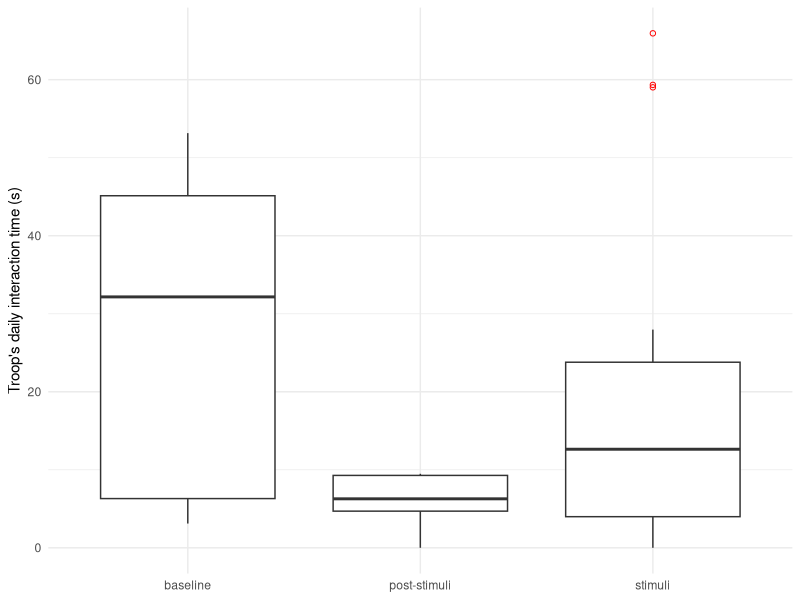
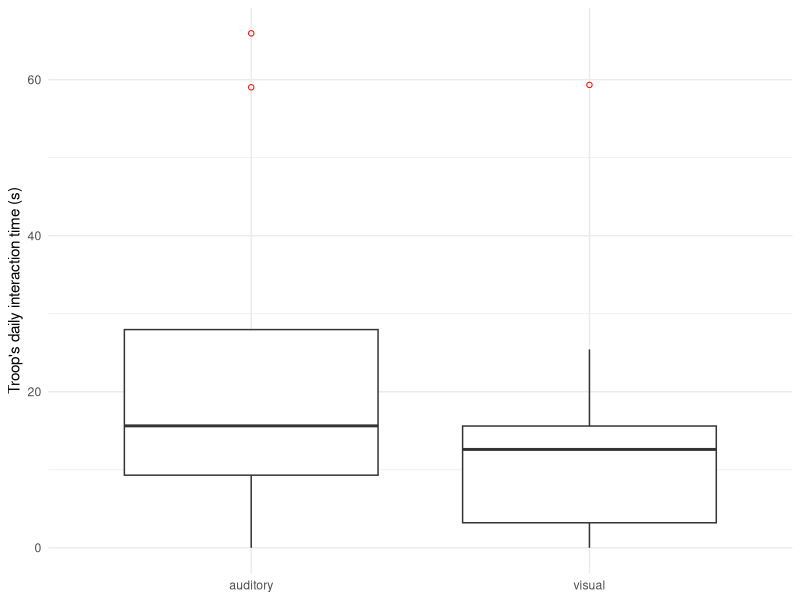
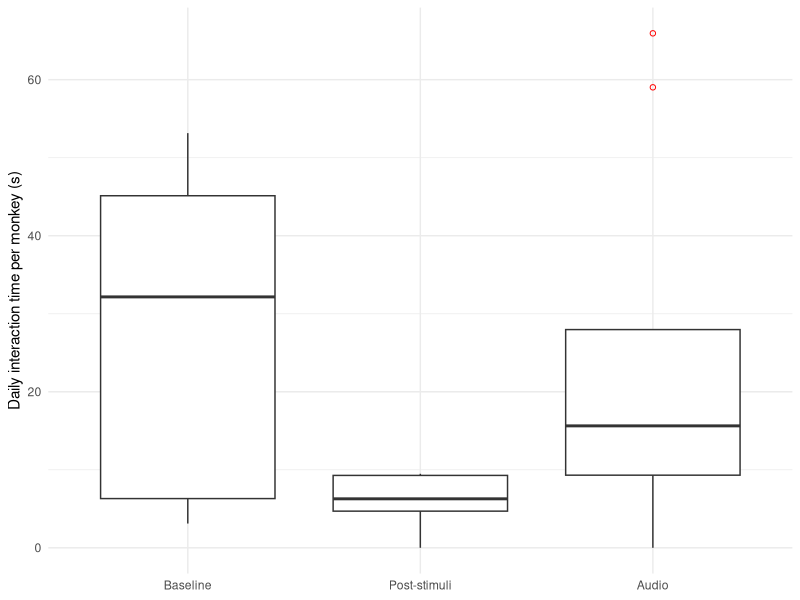
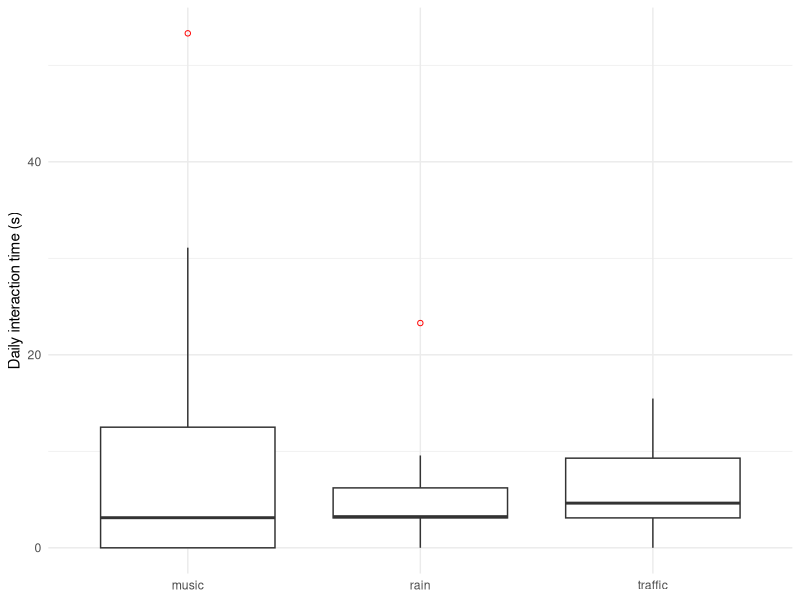
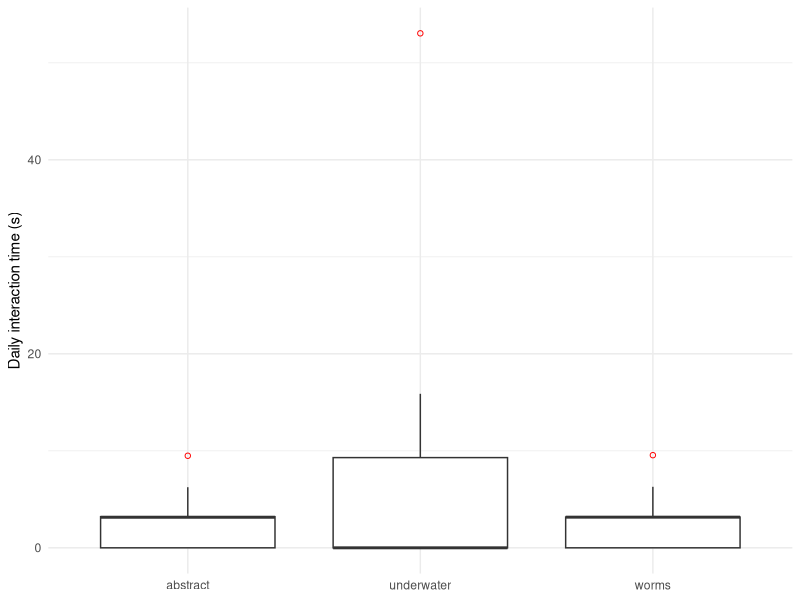
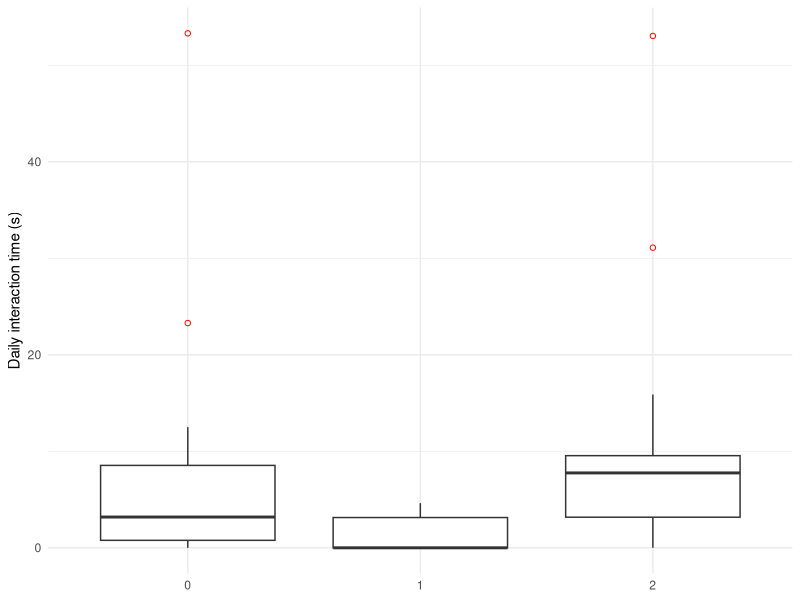
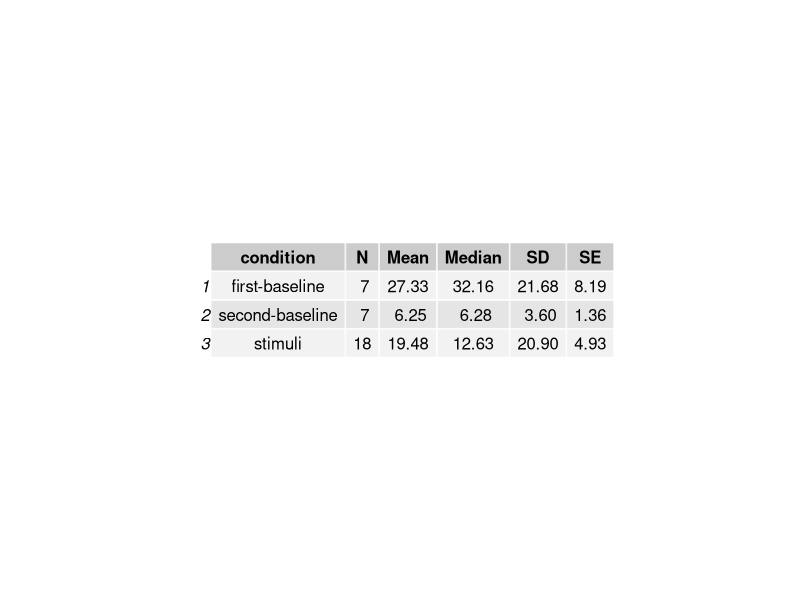
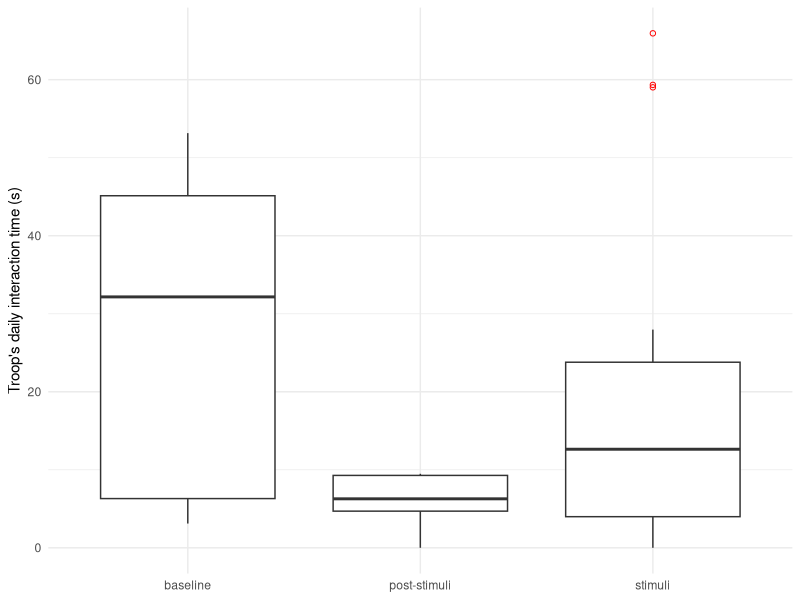

Write R code to recreate these figures, in order.
library(tidyverse)
library(rstatix)
library(coin)
library(gridExtra)

# Set directory to where this file resides.
setwd(dirname(rstudioapi::getActiveDocumentContext()$path))

# Load data

# First table
df <- read.table("parttwo-data.csv", header = T, sep = ",", dec = ".", stringsAsFactors = TRUE) %>%
  select(period_id, ix_id, date, study_day, test_phase, test_phase_day, using_stimuli, condition, stimulus, switch, content, starttime, duration, individual)
head(df)

# Change some data types
df$period_id <- as.character(df$period_id)
df$ix_id <- as.character(df$ix_id)
df$switch <- as.factor(df$switch)
df$starttime <- as.character(df$starttime)
df$test_phase_day <- as.factor(df$test_phase_day)

# Data now
head(df)

# Other table to use for comparing stimuli content and interaction zones
df2 <- read.table("parttwo-stimuli-interactions.csv", header = T, sep = ",", dec = ".", stringsAsFactors = TRUE)
head(df2)
df2$switch <- as.factor(df2$switch)

# -- INFO ------------------------------------------------------------------------------------------

# What type of wilxocon test and why?

# # We don't assume the data to follow any normal distribution and thus we are using a nonparametric test, which Wilcox is. --> WHY??
# # Individual monkeys are treated as a group. As a group they went through all the conditions. -> WITHIN-SUBJECTS DESIGN
# # Instead of mathing measurements of individual monkeys, we compare the results of the conditions based on daily values. --> NOT MATCHED, INDEPENDENT
# # These daily values do not correspond to each other. --> INDEPENDENT
# ## ... VALUES ARE NOT PAIRED
# 
# # Wilcoxon rank-sum or signed-rank? Wilcoxon signed-rank test assumes the data is paired: two related samples, matched samples, or 
# # repeated measurements on a single sample (E.g."Is there difference between measurements taken before and after taking a drug?"). 
# # Wilcoxon rank-sum test assumes that two samples are independent. 
# # (E.g. “Is there any significant difference between women and men median weights?”).
# 
# # Wilcoxon rank-sum test (Mann-Whitney U-test) for comparing the significance. 
# # This is done witht he wilcox_test function with parameter *'paired'* set to *'FALSE'*.


# On adjusting p-values

# # When doing pairwise comparison testing, we need to adjust the resulting p-values; 
# # the probability of making a type-I error increases with the number of statistical 
# # tests we are making. Now we are going to make 30 tests because we compare each of 
# # the 6 conditions together (6x5). There are multiple methods for adjusting p-values. 
# # Here we are using a pairwise wilcox test function from rstatix library that takes in
# # a parameter for the chosen adjustment method for p-value.
# # 
# # Example methods to adjusting p-values:
# # 
# # - 'bonferroni' (Bonferroni is apparently quite a coservative method to use)
# # - 'holm' (holm is an updated method from Bonferroni)
# # - 'hochberg'
# # 
# # *Wilcox pairwise signed-rank with rstatix: https://rpkgs.datanovia.com/rstatix/reference/wilcox_test.html*
# # *On adjusting p-values: https://www.ncbi.nlm.nih.gov/pmc/articles/PMC6099145/*


# --- Transform data ------------------

# Collect summary data for each study day
data.daily <- df %>% group_by(stimulus, using_stimuli, condition, test_phase, test_phase_day, study_day) %>% 
  summarise(
    periods = n_distinct(period_id),
    interactions = n_distinct(ix_id),
    usetime = sum(duration),
  ) %>% ungroup()

# For calculating mean values over the daily data, 
# we need to add values for any day that did not 
# have any interactions.

# video 2
data.daily <- bind_rows(
  data.daily, list(stimulus='visual', using_stimuli=TRUE, condition='stimuli', 
                   test_phase='5-visual-2', test_phase_day="3", study_day=19, 
                   periods=0, interactions=0, usetime=0))

# audio 3
data.daily <- bind_rows(
  data.daily, list(stimulus='auditory', using_stimuli=TRUE, condition='stimuli', 
                   test_phase='6-audio-3', test_phase_day="3", study_day=22, 
                   periods=0, interactions=0, usetime=0))

# Posterior baseline
data.daily <- bind_rows(
  data.daily, list(stimulus='no-stimulus', using_stimuli=FALSE, condition='second-baseline', 
                   test_phase='8-control-post', test_phase_day="2", study_day=27, 
                   periods=0, interactions=0, usetime=0))


# Arrange the table
data.daily <- data.daily %>% arrange(study_day)
data.daily$condition <- as.factor(data.daily$condition)
data.daily$stimulus <- as.factor(data.daily$stimulus)

head(data.daily)


# --- Significance tests ------------------------

# 1 Stimuli vs no-stimuli-----------------------------------------------------------------------------------

## Summary statistics
tab <- data.daily %>% 
  group_by(condition) %>% 
  summarise(
    N = n_distinct(study_day),
    Mean=round(mean(usetime),2), 
    Median=round(median(usetime),2), 
    SD=round(sd(usetime),2), 
    SE=round(SD/sqrt(N),2))

tab

png("figures/significance-tests/1 condition_summary-stats.png",height=100,width=400)
grid.table(tab)
dev.off()

## Visualising

# The boxplot compactly displays the distribution of a continuous variable. 
# It visualises five summary statistics (the median, two hinges and two whiskers), 
# and all "outlying" points individually.

# The lower and upper hinges correspond to the first and third quartiles (the 25th and 75th percentiles). 
# The upper whisker extends from the hinge to the largest value no further than 1.5 * IQR from the hinge 
# (where IQR is the inter-quartile range, or distance between the first and third quartiles). 
# The lower whisker extends from the hinge to the smallest value at most 1.5 * IQR of the hinge. 
# Data beyond the end of the whiskers are called "outlying" points and are plotted individually.

fig <- data.daily %>%
  ggplot(aes(x=condition, y=usetime)) +
  geom_boxplot(outlier.colour = "red", outlier.shape = 1) +
  xlab(NULL) +
  ylab("Troop's daily interaction time (s)") +
  theme_minimal() +
  scale_x_discrete(labels = list('baseline','post-stimuli','stimuli'))
fig

# g2 <- data %>% 
#   group_by(using_stimuli) %>%
#   summarise(usetime=mean(usetime.monkey), se=sd(usetime.monkey)/sqrt(n_distinct(study_day)), 
#             se.min=usetime-se, se.max=usetime+se) %>%
#   ggplot(aes(using_stimuli, usetime)) +
#   geom_bar(stat = "identity", position = "dodge", width = 0.7) +
#   geom_errorbar(aes(ymin=se.min,ymax=se.max, width = 0.3)) +
#   xlab(NULL) +
#   ylab("Daily interaction time per monkey (s)") +
#   theme_minimal() +
#   scale_x_discrete(labels = list('no-stimuli','stimuli')) +
#   labs(
#     caption="Error bars present standard error (SE).")

ggsave("figures/significance-tests/1 condition_boxplot.png", fig, width=3.5, height=4.5)

## Significance of difference with Wilcoxon rank-sum test

results <- tibble(
  cond1=c("first-baseline","first-baseline","stimuli"),
  cond2=c("stimuli","second-baseline","second-baseline"), 
  p=0)

### baseline to stimuli
data <- data.daily %>% filter(condition!='second-baseline')

test <- wilcox_test(
  data$usetime ~ data$condition, 
  alternative='two.sided',
  paired=FALSE,
  detailed=TRUE)

results[1,3] <- round(as.double(pvalue(test)),3)

### stimuli to post-stimuli
data <- data.daily %>% filter(condition!='first-baseline')

test <- wilcox_test(
  data$usetime ~ data$condition, 
  alternative='two.sided',
  paired=FALSE,
  detailed=TRUE)

results[2,3] <- round(as.double(pvalue(test)),3)

### baseline to post-stimuli ("drug effect")
data <- data.daily %>% filter(condition!='stimuli')

test <- wilcox_test(
  data$usetime ~ data$condition, 
  alternative='two.sided',
  paired=FALSE,
  detailed=TRUE)

results[3,3] <- round(as.double(1-pvalue(test)),3)
results

png("figures/significance-tests/1 condition_tests.png",height=100,width=400)
grid.table(results)
dev.off()

remove(test, data, fig, tab, results)

# 2 Audio vs Visual-----------------------------------------------------------------------------------------

## Summary stats
tab <- data.daily %>% filter(stimulus!='no-stimulus') %>%
  group_by(condition, stimulus) %>% 
  summarise(
    N = n_distinct(study_day),
    Mean=round(mean(usetime),2), 
    Median=round(median(usetime),2), 
    SD=round(sd(usetime),2), 
    SE=round(SD/sqrt(N),2)) %>% ungroup()

tab

png("figures/significance-tests/2 stimuli-type_summary-stats.png",height=100,width=400)
grid.table(tab)
dev.off()

## Visualising
fig <- data.daily %>% filter(stimulus!='no-stimulus') %>%
  ggplot(aes(x=stimulus, y=usetime)) +
  geom_boxplot(outlier.colour = "red", outlier.shape = 1) +
  xlab(NULL) +
  ylab("Troop's daily interaction time (s)") +
  theme_minimal() 
fig

ggsave("figures/significance-tests/2 stimuli-type_boxplot.png", fig, width=5.0, height=4.5)

## Significance test
data <- data.daily %>% filter(stimulus!='no-stimulus')
test <- wilcox_test(
  data$usetime ~ data$stimulus, 
  alternative='two.sided', 
  paired=FALSE,
  detailed=TRUE)

test

results <- tibble(cond1=c("audio"),cond2=c("visual"),p=0)
results[1,3] <- as.double(1-pvalue(test))
results

png("figures/significance-tests/2 stimuli_type_tests.png",height=100,width=400)
grid.table(results)
dev.off()

remove(results, test, fig, tab)

# 3 Audio to baseline and post-stimuli ---------------------

# Summary stats
data.daily %>% 
  group_by(condition, stimulus) %>%
  summarise(
    N = n_distinct(study_day),
    Mean=round(mean(usetime),2), 
    Median=round(median(usetime),2), 
    SD=round(sd(usetime),2), 
    SE=round(SD/sqrt(N),2))

# Visualising
data.daily %>% filter(stimulus!="visual") %>%
  ggplot(aes(x=condition, y=usetime)) +
  geom_boxplot(outlier.colour = "red", outlier.shape = 1) +
  xlab(NULL) +
  ylab("Daily interaction time per monkey (s)") +
  scale_x_discrete(labels= list("Baseline", "Post-stimuli", "Audio")) +
  theme_minimal()

# Audio to baseline
data <- data.daily %>% filter(stimulus!='visual') %>% filter(condition!="second-baseline")
wilcox_test(
  data$usetime ~ data$condition, 
  alternative='two.sided', # we look into whether group1 has either smaller or larger values than group2, not only one of them.
  paired=FALSE,
  detailed=TRUE)

# Audio to post-stimuli
data <- data.daily %>% filter(stimulus!='visual') %>% filter(condition!="first-baseline")
wilcox_test(
  data$usetime ~ data$condition, 
  alternative='two.sided', # we look into whether group1 has either smaller or larger values than group2, not only one of them.
  paired=FALSE,
  detailed=TRUE)

remove(data)

# 4 - Stimuli Content----------------

# A - Audio

tab <- df2 %>% filter(stimulus=='auditory') %>% 
  group_by(content) %>% 
  summarise(
    N = n_distinct(study_day),
    Mean=round(mean(usetime),2), 
    Median=round(median(usetime),2), 
    SD=round(sd(usetime),2), 
    SE=round(SD/sqrt(N),2))

tab

png("figures/significance-tests/4-A content_audio_summary-stats.png",height=100,width=400)
grid.table(tab)
dev.off()

# Visualising
fig <- df2 %>% filter(stimulus=='auditory') %>%
  ggplot(aes(x=content, y=usetime)) +
  geom_boxplot(outlier.colour = "red", outlier.shape = 1) +
  xlab(NULL) +
  ylab("Daily interaction time (s)") + 
  theme_minimal()
fig

ggsave("figures/significance-tests/4-A content_audio_boxplot.png", fig, width=5.0, height=4.5)

## Significance tests

results <- tibble(
  cond1=c("music","music","traffic"),
  cond2=c("traffic","rain","rain"),
  p=0)
results

data <- df2 %>% filter(content=="music" | content=="traffic")
test <- wilcox_test(
  data$usetime ~ data$content, 
  alternative='two.sided', # we look into whether group1 has either smaller or larger values than group2, not only one of them.
  paired=FALSE,
  detailed=TRUE
)
results[1,3] <- as.double(1-pvalue(test))

data <- df2 %>% filter(content=="music" | content=="rain")
test <- wilcox_test(
  data$usetime ~ data$content, 
  alternative='two.sided', # we look into whether group1 has either smaller or larger values than group2, not only one of them.
  paired=FALSE,
  detailed=TRUE
)
results[2,3] <- as.double(1-pvalue(test))

data <- df2 %>% filter(content=="traffic" | content=="rain")
test <- wilcox_test(
  data$usetime ~ data$content, 
  alternative='two.sided', # we look into whether group1 has either smaller or larger values than group2, not only one of them.
  paired=FALSE,
  detailed=TRUE
)
results[3,3] <- as.double(1-pvalue(test))

png("figures/significance-tests/4-A content_audio_tests.png",height=100,width=400)
grid.table(results)
dev.off()

remove(data, tab,fig,results,test)

# B - Video ------------------------------

## Summary stats
tab <- df2 %>% filter(stimulus=='visual') %>% 
  group_by(content) %>% 
  summarise(
    N = n_distinct(study_day),
    Mean=round(mean(usetime),2), 
    Median=round(median(usetime),2), 
    SD=round(sd(usetime),2), 
    SE=round(SD/sqrt(N),2))

tab

png("figures/significance-tests/4-B content_visual_summary-stats.png",height=100,width=400)
grid.table(tab)
dev.off()

# Visualising
fig <- df2 %>% filter(stimulus=='visual') %>%
  ggplot(aes(x=content, y=usetime)) +
  geom_boxplot(outlier.colour = "red", outlier.shape = 1) +
  xlab(NULL) +
  ylab("Daily interaction time (s)") +
  theme_minimal()
fig

ggsave("figures/significance-tests/4-B content_visual_boxplot.png", fig, width=5.0, height=4.5)

## Signfiicance tests

results <- tibble(
  cond1=c("underwater","underwater","abstract"),
  cond2=c("abstract","worms","worms"),
  p=0)

data <- df2 %>% filter(content=="underwater" | content=="abstract")
test <- wilcox_test(
  data$usetime ~ data$content, 
  alternative='two.sided', # we look into whether group1 has either smaller or larger values than group2, not only one of them.
  paired=FALSE,
  detailed=TRUE
)
results[1,3] <- as.double(1-pvalue(test))

data <- df2 %>% filter(content=="underwater" | content=="worms")
test <- wilcox_test(
  data$usetime ~ data$content, 
  alternative='two.sided', # we look into whether group1 has either smaller or larger values than group2, not only one of them.
  paired=FALSE,
  detailed=TRUE
)
results[2,3] <- as.double(1-pvalue(test))

data <- df2 %>% filter(content=="abstract" | content=="worms")
test <- wilcox_test(
  data$usetime ~ data$content, 
  alternative='two.sided', # we look into whether group1 has either smaller or larger values than group2, not only one of them.
  paired=FALSE,
  detailed=TRUE
)
results[3,3] <- as.double(1-pvalue(test))

results

png("figures/significance-tests/4-B content_visual_tests.png",height=100,width=400)
grid.table(results)
dev.off()

remove(tab,fig,data,results,test)


# 5 - Interactions between zones

## Summary stats
tab <- df2 %>% 
  group_by(switch) %>% 
  summarise(
    N = n_distinct(study_day),
    Mean=round(mean(usetime),2), 
    Median=round(median(usetime),2), 
    SD=round(sd(usetime),2), 
    SE=round(SD/sqrt(N),2))

tab

png("figures/significance-tests/5 zones_summary-stats.png",height=100,width=400)
grid.table(tab)
dev.off()

## Visualising

fig <- df2 %>%
  ggplot(aes(x=switch, y=usetime)) +
  geom_boxplot(outlier.colour = "red", outlier.shape = 1) +
  xlab(NULL) +
  ylab("Daily interaction time (s)") +
  theme_minimal()
fig

ggsave("figures/significance-tests/5 zones_boxplot.png", fig, width=5.0, height=4.5)

## Significance tests

results <- tibble(cond1=c("0","0","1"),cond2=c("1","2","2"),p=0)

data <- df2 %>% filter(switch=="0" | switch=="1")
test <- wilcox_test(
  data$usetime ~ data$switch, 
  alternative='two.sided', # we look into whether group1 has either smaller or larger values than group2, not only one of them.
  paired=FALSE,
  detailed=TRUE
)
results[1,3] <- as.double(pvalue(test))

data <- df2 %>% filter(switch=="0" | switch=="2")
test <- wilcox_test(
  data$usetime ~ data$switch, 
  alternative='two.sided', # we look into whether group1 has either smaller or larger values than group2, not only one of them.
  paired=FALSE,
  detailed=TRUE
)
results[2,3] <- as.double(pvalue(test))


data <- df2 %>% filter(switch=="1" | switch=="2")
test <- wilcox_test(
  data$usetime ~ data$switch, 
  alternative='two.sided', # we look into whether group1 has either smaller or larger values than group2, not only one of them.
  paired=FALSE,
  detailed=TRUE
)
results[3,3] <- as.double(pvalue(test))

results

png("figures/significance-tests/5 zones_tests.png",height=100,width=400)
grid.table(results)
dev.off()

remove(tab,fig,data,results,test)
